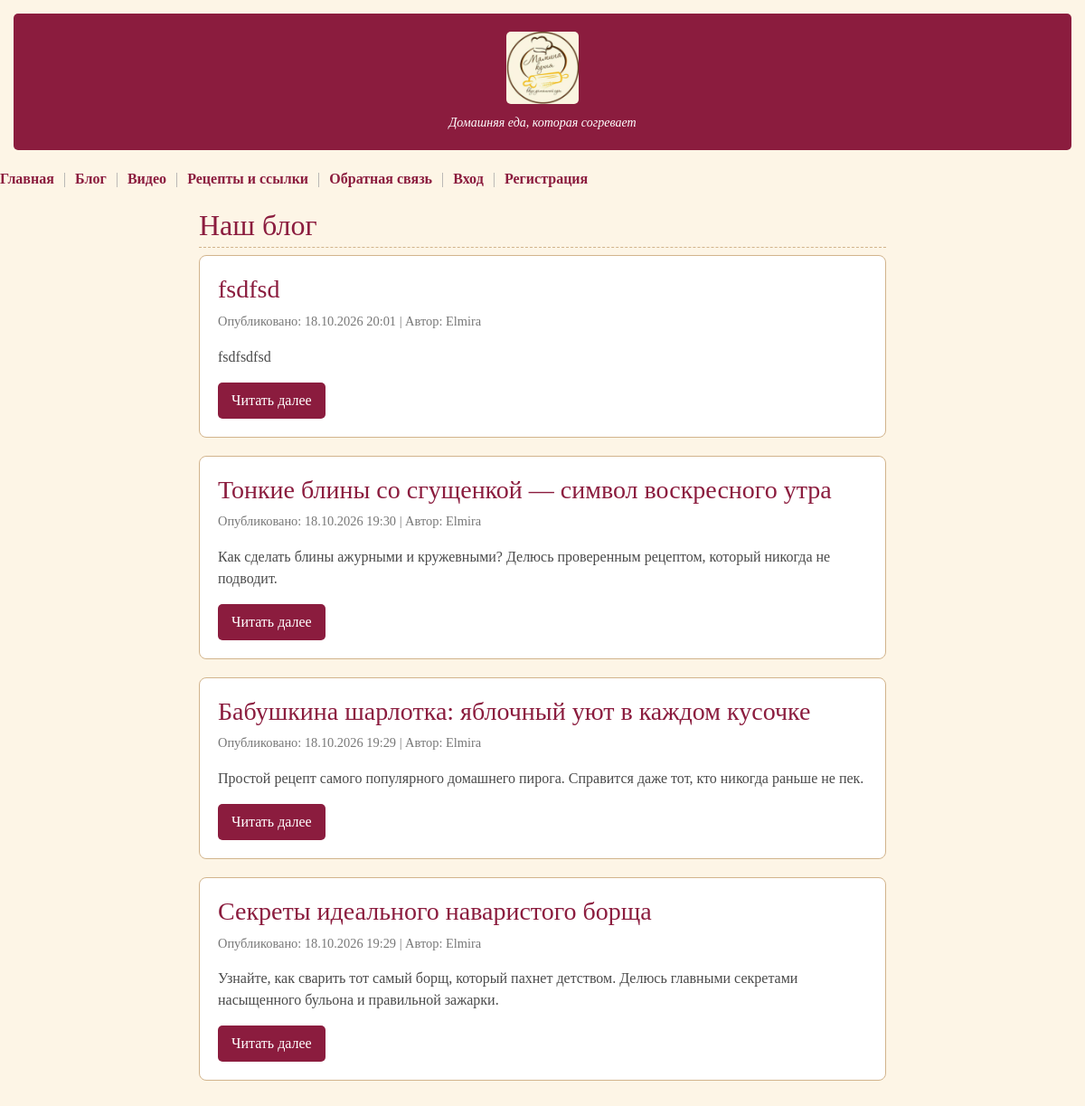
Screenshot of /blog/ with the database file from the repository.
### main/models.py (models this page shows, shortened)
class Blog(models.Model):
    title = models.CharField(max_length=200, verbose_name="Заголовок")
    short_description = models.TextField(verbose_name="Краткое содержание")
    full_content = models.TextField(verbose_name="Полное содержание")
    published_date = models.DateTimeField(auto_now_add=True, verbose_name="Дата публикации")
    author = models.ForeignKey(User, on_delete=models.CASCADE, verbose_name="Автор")
    image = models.ImageField(upload_to='blog_images/', blank=True, null=True, verbose_name="Изображение")
    class Meta:
        verbose_name = "Статья блога"
        verbose_name_plural = "Статьи блога"

### main/views.py (the view)
# urls.py: path('blog/', views.blog_list, name='blog'),
def blog_list(request):
    posts = Blog.objects.all().order_by('-published_date')
    return render(request, 'blog.html', {'posts': posts})

### templates/blog.html
{% extends 'base.html' %}
{% block content %}
    <h2>Наш блог</h2>
    {% for post in posts %}
        <div style="background: white; padding: 20px; border-radius: 8px; border: 1px solid #d2b48c; margin-bottom: 20px;">
            <h3 style="color: #8b1c3e; margin-top: 0;">{{ post.title }}</h3>
            <p style="color: #777; font-size: 0.9em;">Опубликовано: {{ post.published_date|date:"d.m.Y H:i" }} | Автор: {{ post.author.username }}</p>
            <p>{{ post.short_description }}</p>
            <a href="{% url 'blogpost' post.id %}" style="display: inline-block; background-color: #8b1c3e; color: white; padding: 8px 15px; border-radius: 5px; text-decoration: none;">Читать далее</a>
        </div>
    {% empty %}
        <p>Пока нет ни одной статьи.</p>
    {% endfor %}
{% endblock %}

### templates/base.html (shortened to what this page needs)
<!DOCTYPE html>
<html lang="ru">
<head>
    <link href="https://cdn.jsdelivr.net/npm/bootstrap@5.3.0/dist/css/bootstrap.min.css" rel="stylesheet">
</head>
<body>
    <header class="header">
        <a href="{% url 'index' %}" class="logo-link">
            {% load static %}
            <img src="{% static 'images/MAMINA.jpg' %}" alt="Логотип" class="logo-img">
        </a>
        <p>Домашняя еда, которая согревает</p>
    </header>
    <nav class="nav">
        <a href="{% url 'index' %}">Главная</a>
        <span>|</span>
        <a href="{% url 'blog' %}">Блог</a>
        <span>|</span>
        <a href="{% url 'video' %}">Видео</a>
        <span>|</span>
        <a href="{% url 'links' %}">Рецепты и ссылки</a>
        <span>|</span>
        <a href="{% url 'feedback' %}">Обратная связь</a>
        <span>|</span>
        {% if user.is_authenticated %}
            <a href="{% url 'add_post' %}">Добавить статью</a>
            <span>|</span>
            <span style="color: #4a4a4a;">Привет, {{ user.username }}!</span>
            <form action="{% url 'logout' %}" method="post" style="display:inline;">
                {% csrf_token %}
                <button type="submit" style="background:none; border:none; color:#8b1c3e; font-weight:bold; cursor:pointer; font-family:'Georgia', serif; font-size:16px;">Выйти</button>
            </form>
        {% else %}
            <a href="{% url 'login' %}">Вход</a>
            <span>|</span>
            <a href="{% url 'register' %}">Регистрация</a>
        {% endif %}
    </nav>
    <main class="content">
        {% block content %}
        {% endblock %}
    </main>
</body>
</html>

### templates/base.html (style rules this page uses)
body { font-family: 'Georgia', serif; background-color: #fdf5e6; color: #4a4a4a; margin: 0; padding: 0; }
.header { background-color: #8b1c3e; color: white; text-align: center; padding: 20px 0; border-radius: 5px; margin: 15px; }
.logo-link { display: inline-block; text-decoration: none; }
.logo-img { height: 80px; border-radius: 5px; }
.header p { margin: 10px 0 0 0; font-style: italic; font-size: 14px; }
.nav { text-align: center; margin: 20px 0; font-size: 16px; }
.nav a { color: #8b1c3e; text-decoration: none; font-weight: bold; }
.nav span { color: #aaa; margin: 0 10px; }
.content { max-width: 800px; margin: 0 auto; padding: 0 20px 40px 20px; }
h2 { color: #8b1c3e; border-bottom: 1px dashed #d2b48c; padding-bottom: 5px; }

### rows the page displays
Blog: title "fsdfsd", published_date "18.10.2026 20:01", author.username "Elmira", short_description "fsdfsdfsd"
Blog: title "Тонкие блины со сгущенкой — символ воскресного утра", published_date "18.10.2026 19:30", author.username "Elmira", short_description "Как сделать блины ажурными и кружевными? Делюсь проверенным рецептом, который никогда не подводит."
Blog: title "Бабушкина шарлотка: яблочный уют в каждом кусочке", published_date "18.10.2026 19:29", author.username "Elmira", short_description "Простой рецепт самого популярного домашнего пирога. Справится даже тот, кто никогда раньше не пек."
Blog: title "Секреты идеального наваристого борща", published_date "18.10.2026 19:29", author.username "Elmira", short_description "Узнайте, как сварить тот самый борщ, который пахнет детством. Делюсь главными секретами насыщенного бульона и правильной зажарки."
